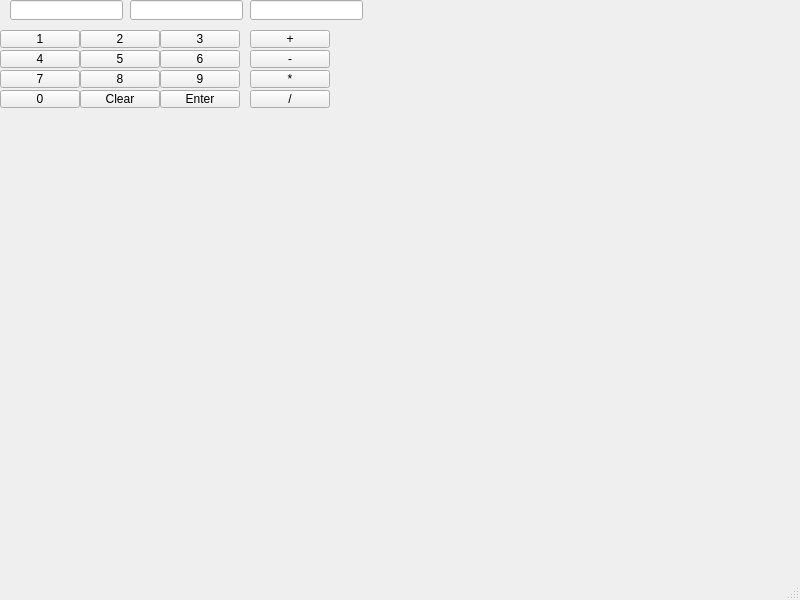
<?xml version="1.0" encoding="UTF-8"?>
<ui version="4.0">
 <class>MainWindow</class>
 <widget class="QMainWindow" name="MainWindow">
  <property name="geometry">
   <rect>
    <x>0</x>
    <y>0</y>
    <width>800</width>
    <height>600</height>
   </rect>
  </property>
  <property name="windowTitle">
   <string>MainWindow</string>
  </property>
  <widget class="QWidget" name="centralwidget">
   <widget class="QLineEdit" name="num1Edit">
    <property name="geometry">
     <rect>
      <x>10</x>
      <y>0</y>
      <width>113</width>
      <height>20</height>
     </rect>
    </property>
   </widget>
   <widget class="QLineEdit" name="num2Edit">
    <property name="geometry">
     <rect>
      <x>130</x>
      <y>0</y>
      <width>113</width>
      <height>20</height>
     </rect>
    </property>
   </widget>
   <widget class="QLineEdit" name="resultEdit">
    <property name="geometry">
     <rect>
      <x>250</x>
      <y>0</y>
      <width>113</width>
      <height>20</height>
     </rect>
    </property>
   </widget>
   <widget class="QPushButton" name="plusButton">
    <property name="geometry">
     <rect>
      <x>250</x>
      <y>30</y>
      <width>80</width>
      <height>18</height>
     </rect>
    </property>
    <property name="text">
     <string>+</string>
    </property>
   </widget>
   <widget class="QPushButton" name="minusButton">
    <property name="geometry">
     <rect>
      <x>250</x>
      <y>50</y>
      <width>80</width>
      <height>18</height>
     </rect>
    </property>
    <property name="text">
     <string>-</string>
    </property>
   </widget>
   <widget class="QPushButton" name="timesButton">
    <property name="geometry">
     <rect>
      <x>250</x>
      <y>70</y>
      <width>80</width>
      <height>18</height>
     </rect>
    </property>
    <property name="text">
     <string>*</string>
    </property>
   </widget>
   <widget class="QPushButton" name="devideButton">
    <property name="geometry">
     <rect>
      <x>250</x>
      <y>90</y>
      <width>80</width>
      <height>18</height>
     </rect>
    </property>
    <property name="text">
     <string>/</string>
    </property>
   </widget>
   <widget class="QPushButton" name="n1Button">
    <property name="geometry">
     <rect>
      <x>0</x>
      <y>30</y>
      <width>80</width>
      <height>18</height>
     </rect>
    </property>
    <property name="text">
     <string>1</string>
    </property>
   </widget>
   <widget class="QPushButton" name="n2Button">
    <property name="geometry">
     <rect>
      <x>80</x>
      <y>30</y>
      <width>80</width>
      <height>18</height>
     </rect>
    </property>
    <property name="text">
     <string>2</string>
    </property>
   </widget>
   <widget class="QPushButton" name="n3Button">
    <property name="geometry">
     <rect>
      <x>160</x>
      <y>30</y>
      <width>80</width>
      <height>18</height>
     </rect>
    </property>
    <property name="text">
     <string>3</string>
    </property>
   </widget>
   <widget class="QPushButton" name="EnterButton">
    <property name="geometry">
     <rect>
      <x>160</x>
      <y>90</y>
      <width>80</width>
      <height>18</height>
     </rect>
    </property>
    <property name="text">
     <string>Enter</string>
    </property>
   </widget>
   <widget class="QPushButton" name="n4Button">
    <property name="geometry">
     <rect>
      <x>0</x>
      <y>50</y>
      <width>80</width>
      <height>18</height>
     </rect>
    </property>
    <property name="text">
     <string>4</string>
    </property>
   </widget>
   <widget class="QPushButton" name="n5Button">
    <property name="geometry">
     <rect>
      <x>80</x>
      <y>50</y>
      <width>80</width>
      <height>18</height>
     </rect>
    </property>
    <property name="text">
     <string>5</string>
    </property>
   </widget>
   <widget class="QPushButton" name="n6Button">
    <property name="geometry">
     <rect>
      <x>160</x>
      <y>50</y>
      <width>80</width>
      <height>18</height>
     </rect>
    </property>
    <property name="text">
     <string>6</string>
    </property>
   </widget>
   <widget class="QPushButton" name="n7Button">
    <property name="geometry">
     <rect>
      <x>0</x>
      <y>70</y>
      <width>80</width>
      <height>18</height>
     </rect>
    </property>
    <property name="text">
     <string>7</string>
    </property>
   </widget>
   <widget class="QPushButton" name="n8Button">
    <property name="geometry">
     <rect>
      <x>80</x>
      <y>70</y>
      <width>80</width>
      <height>18</height>
     </rect>
    </property>
    <property name="text">
     <string>8</string>
    </property>
   </widget>
   <widget class="QPushButton" name="n9Button">
    <property name="geometry">
     <rect>
      <x>160</x>
      <y>70</y>
      <width>80</width>
      <height>18</height>
     </rect>
    </property>
    <property name="text">
     <string>9</string>
    </property>
   </widget>
   <widget class="QPushButton" name="n0Button">
    <property name="geometry">
     <rect>
      <x>0</x>
      <y>90</y>
      <width>80</width>
      <height>18</height>
     </rect>
    </property>
    <property name="text">
     <string>0</string>
    </property>
   </widget>
   <widget class="QPushButton" name="ClearButton">
    <property name="geometry">
     <rect>
      <x>80</x>
      <y>90</y>
      <width>80</width>
      <height>18</height>
     </rect>
    </property>
    <property name="text">
     <string>Clear</string>
    </property>
   </widget>
  </widget>
  <widget class="QMenuBar" name="menubar">
   <property name="geometry">
    <rect>
     <x>0</x>
     <y>0</y>
     <width>800</width>
     <height>17</height>
    </rect>
   </property>
  </widget>
  <widget class="QStatusBar" name="statusbar"/>
 </widget>
 <resources/>
 <connections/>
</ui>
